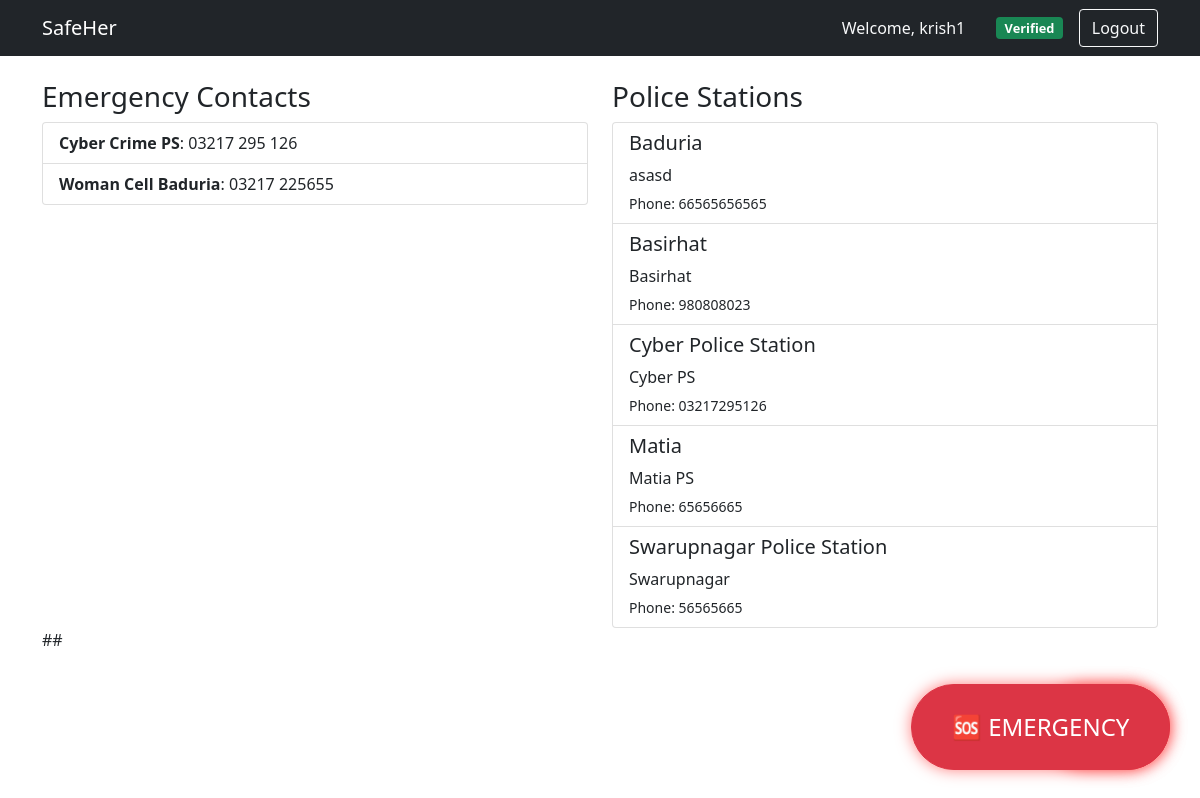
The app's page / (signed in) with its own data.
### main/models.py (models this page shows, shortened)
class CustomUser(AbstractUser):
    phone = models.CharField(max_length=15)
    aadhar = models.ImageField(upload_to='aadhar/')
    is_verified = models.BooleanField(default=False)  # Already exists
    is_active = models.BooleanField(default=True)     # Already exists

class EmergencyContact(models.Model):
    name = models.CharField(max_length=100)
    number = models.CharField(max_length=15)

class PoliceStation(models.Model):
    name = models.CharField(max_length=100)
    address = models.TextField()
    phone = models.CharField(max_length=15)
    map_link = models.URLField()

### main/views.py (the view)
# urls.py: 2. Add a URL to urlpatterns:  path('', views.home, name='home')
def home(request):
    contacts = EmergencyContact.objects.all()
    stations = PoliceStation.objects.all()
    context = {
        'contacts': contacts,
        'stations': stations,
        'user': request.user
    }
    return render(request, 'main/home.html', context)

### main/templates/main/home.html (shortened to what this page needs)
{% extends "main/base.html" %}
{% block content %}
<div class="row">
    <div class="col-md-6">
        <h3>Emergency Contacts</h3>
        <div class="list-group">
            {% for contact in contacts %}
            <div class="list-group-item">
                <strong>{{ contact.name }}</strong>: {{ contact.number }}
            </div>
            {% endfor %}
        </div>
    </div>
    <div class="col-md-6">
        <h3>Police Stations</h3>
        <div class="list-group">
            {% for station in stations %}
            <a href="{{ station.map_link }}" class="list-group-item list-group-item-action">
                <h5>{{ station.name }}</h5>
                <p class="mb-1">{{ station.address }}</p>
                <small>Phone: {{ station.phone }}</small>
            </a>
            {% endfor %}
        </div>
    </div>
</div>
##
{% if user.is_authenticated and user.is_verified %}
<div class="sos-container">
    <div class="sos-container">
        <button class="btn btn-danger sos-button" id="sosButton">
        </button>
    </div>
</div>
{% elif user.is_authenticated %}
<div class="alert alert-warning mt-3">
    Your account is pending verification. Please contact admin.
</div>
{% endif %}
{% endblock %}

### main/templates/main/base.html (shortened to what this page needs)
<!DOCTYPE html>
<html lang="en">
<head>
    <link href="https://cdn.jsdelivr.net/npm/bootstrap@5.1.3/dist/css/bootstrap.min.css" rel="stylesheet">
</head>
<body>
    <nav class="navbar navbar-expand-lg navbar-dark bg-dark">
        <div class="container">
            <a class="navbar-brand" href="/">SafeHer</a>
            <div class="d-flex align-items-center">
                {% if user.is_authenticated %}
                    <span class="text-light me-3">Welcome, {{ user.username }}</span>
                    <span class="badge {% if user.is_verified %}bg-success{% else %}bg-warning{% endif %} verification-badge">
                        {% if user.is_verified %}Verified{% else %}Pending Verification{% endif %}
                    </span>
                    <form action="{% url 'logout' %}" method="post" class="ms-3">
                        <button type="submit" class="btn btn-outline-light">Logout</button>
                    </form>
                {% else %}
                    <a href="{% url 'login' %}" class="btn btn-outline-light me-2">Login</a>
                    <a href="{% url 'register' %}" class="btn btn-primary">Register</a>
                {% endif %}
            </div>
        </div>
    </nav>
    <main class="container mt-4">
        {% block content %}{% endblock %}
    </main>
    {% if user.is_authenticated and user.is_verified %}
    <div class="sos-button-container">
        <button class="btn btn-danger sos-button" id="sosTrigger">
            🆘 EMERGENCY
        </button>
    </div>
    {% endif %}
</body>
</html>

### main/templates/main/base.html (style rules this page uses)
.sos-button { position: fixed; bottom: 30px; right: 30px; z-index: 1000; padding: 1.5rem 2.5rem; font-size: 1.5rem; border-radius: 50px; box-shadow: 0 0 15px rgba(255, 0, 0, 0.5); animation: pulse 1.5s infinite; transition: all 0.3s ease; }
.verification-badge { margin-left: 15px; font-size: 0.8rem; }

### main/templates/main/home.html (style rules this page uses)
.sos-button { position: fixed; bottom: 30px; right: 30px; padding: 1.5rem 2.5rem; font-size: 1.5rem; border-radius: 50px; box-shadow: 0 0 15px rgba(255, 0, 0, 0.5); animation: pulse 1.5s infinite; }

### records on screen
CustomUser: username "krish1"
EmergencyContact: name "Cyber Crime PS", number "03217 295 126"
EmergencyContact: name "Woman Cell Baduria", number "03217 225655"
PoliceStation: name "Baduria", address "asasd", phone "66565656565"
PoliceStation: name "Basirhat", address "Basirhat", phone "980808023"
PoliceStation: name "Cyber Police Station", address "Cyber PS", phone "03217295126"
PoliceStation: name "Matia", address "Matia PS", phone "65656665"
PoliceStation: name "Swarupnagar Police Station", address "Swarupnagar", phone "56565665"
